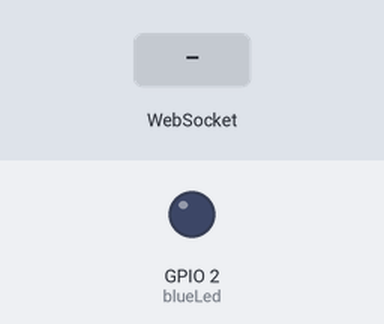
This program was run on a simulated ESP32. On the bench: output pins drawn as LEDs (lit = HIGH). Dashed ring = blinking. Inputs (shaded band) come from the test bench. WiFi joins after 1.5 s; servers stay silent unless stated; what the program prints to the serial monitor is not drawn.

Above: at 2.7 s.
2.8 s: WebSocket text "POS:" received
At 3.6 s:
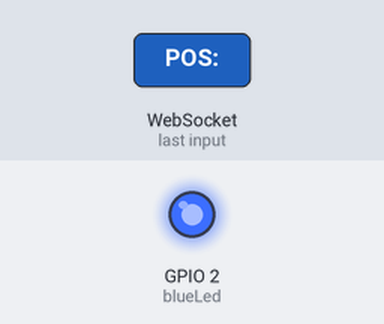
5.8 s: WebSocket text "H" received
At 5.91 s:
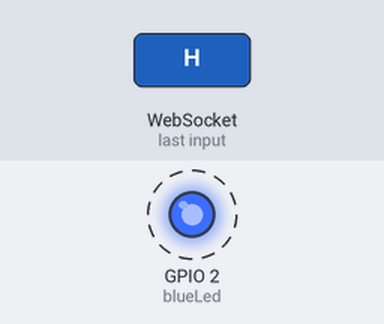
8.8 s: WebSocket text "DONE" received
At 16.3 s:
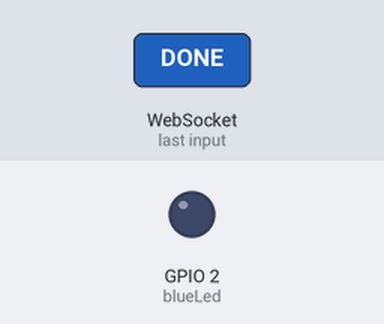
Timing chart, 0 to 17.8 s (numbered marks = the images above; inputs shaded):
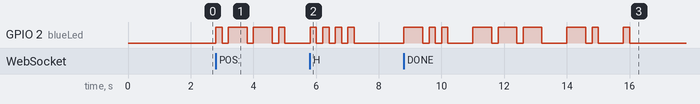

The program:

main.cpp
```cpp
#include <WiFi.h>
#include <ESPAsyncWebServer.h>
#include <AsyncTCP.h>

const char* ssid = "WIFI_NAME";
const char* password = "WIFI_PASSWORD";

const int blueLed = 2;

AsyncWebServer server(80);
AsyncWebSocket ws("/ws");

// ===== MORSE =====
String morseCode(char c) {
  switch (toupper(c)) {
    case 'A': return ".-"; case 'B': return "-...";
    case 'C': return "-.-."; case 'D': return "-..";
    case 'E': return "."; case 'F': return "..-.";
    case 'G': return "--."; case 'H': return "....";
    case 'I': return ".."; case 'J': return ".---";
    case 'K': return "-.-"; case 'L': return ".-..";
    case 'M': return "--"; case 'N': return "-.";
    case 'O': return "---"; case 'P': return ".--.";
    case 'Q': return "--.-"; case 'R': return ".-.";
    case 'S': return "..."; case 'T': return "-";
    case 'U': return "..-"; case 'V': return "...-";
    case 'W': return ".--"; case 'X': return "-..-";
    case 'Y': return "-.--"; case 'Z': return "--..";
    case '0': return "-----"; case '1': return ".----";
    case '2': return "..---"; case '3': return "...--";
    case '4': return "....-"; case '5': return ".....";
    case '6': return "-...."; case '7': return "--...";
    case '8': return "---.."; case '9': return "----.";
    case ' ': return " ";
    default: return "";
  }
}

// ===== CONTROL =====
String currentMessage = "";
bool newMessage = false;
int dotTime = 200;

// ===== TASK MORSE =====
void morseTask(void *parameter) {
  while (true) {

    if (newMessage) {
      newMessage = false;

      for (int i = 0; i < currentMessage.length(); i++) {

        if (newMessage) break;

        char c = currentMessage[i];

        // trimite progres la browser
        ws.textAll("POS:" + String(i));

        String code = morseCode(c);

        for (int j = 0; j < code.length(); j++) {

          if (newMessage) break;

          if (code[j] == '.') {
            digitalWrite(blueLed, HIGH);
            vTaskDelay(dotTime / portTICK_PERIOD_MS);
            digitalWrite(blueLed, LOW);
          }
          else if (code[j] == '-') {
            digitalWrite(blueLed, HIGH);
            vTaskDelay((dotTime * 3) / portTICK_PERIOD_MS);
            digitalWrite(blueLed, LOW);
          }

          vTaskDelay(dotTime / portTICK_PERIOD_MS);
        }

        vTaskDelay((dotTime * 3) / portTICK_PERIOD_MS);
      }

      ws.textAll("DONE");
    }

    vTaskDelay(10 / portTICK_PERIOD_MS);
  }
}

// ===== WEBSOCKET =====
void onWsEvent(AsyncWebSocket *server, AsyncWebSocketClient *client,
               AwsEventType type, void *arg, uint8_t *data, size_t len) {

  if (type == WS_EVT_DATA) {

    String msg = "";
    for (size_t i = 0; i < len; i++) {
      msg += (char)data[i];
    }

    int sep = msg.indexOf('|');

    if (sep > 0) {
      currentMessage = msg.substring(0, sep);
      dotTime = msg.substring(sep + 1).toInt();
    } else {
      currentMessage = msg;
    }

    newMessage = true;
  }
}

// ===== HTML UI =====
const char index_html[] PROGMEM = R"rawliteral(
<!DOCTYPE html>
<html>
<head>
  <title>ESP32 Morse Live</title>
  <style>
    body {
      font-family: Arial;
      text-align: center;
      background: #0f172a;
      color: #fff;
    }

    h2 { color: #38bdf8; }

    input {
      padding: 12px;
      font-size: 16px;
      width: 250px;
      border-radius: 8px;
      border: none;
    }

    button {
      padding: 12px 20px;
      font-size: 16px;
      border-radius: 8px;
      border: none;
      background: #38bdf8;
      color: #000;
      cursor: pointer;
    }

    .msgBox {
      margin-top: 30px;
      font-size: 28px;
      letter-spacing: 5px;
    }

    .char { padding: 2px; }

    .active {
      color: #22c55e;
      border-bottom: 3px solid #22c55e;
    }

    .done {
      color: #64748b;
    }
  </style>
</head>
<body>

<h2>ESP32 Morse 🔵 LIVE</h2>

<input type="text" id="msg" placeholder="Scrie mesaj">
<br><br>

<label>Viteza:</label>
<input type="range" id="speed" min="50" max="500" value="200">
<span id="val">200</span> ms
<br><br>

<button onclick="sendMessage()">Trimite</button>

<div class="msgBox" id="display"></div>

<script>
var ws = new WebSocket('ws://' + location.hostname + '/ws');

let slider = document.getElementById("speed");
let val = document.getElementById("val");
let display = document.getElementById("display");

let currentText = "";

slider.oninput = function() {
  val.innerHTML = this.value;
}

function sendMessage() {
  let msg = document.getElementById("msg").value;
  let speed = slider.value;

  currentText = msg;
  renderText(-1);

  ws.send(msg + "|" + speed);
}

function renderText(activeIndex) {
  display.innerHTML = "";

  for (let i = 0; i < currentText.length; i++) {
    let span = document.createElement("span");
    span.classList.add("char");
    span.innerText = currentText[i];

    if (i < activeIndex) {
      span.classList.add("done");
    } else if (i === activeIndex) {
      span.classList.add("active");
    }

    display.appendChild(span);
  }
}

ws.onmessage = function(event) {
  let data = event.data;

  if (data.startsWith("POS:")) {
    let index = parseInt(data.split(":")[1]);
    renderText(index);
  }

  if (data === "DONE") {
    renderText(-1);
  }
};
</script>

</body>
</html>
)rawliteral";

// ===== SETUP =====
void setup() {
  pinMode(blueLed, OUTPUT);
  digitalWrite(blueLed, LOW);

  Serial.begin(115200);

  WiFi.begin(ssid, password);
  Serial.print("Connecting");

  while (WiFi.status() != WL_CONNECTED) {
    delay(500);
    Serial.print(".");
  }

  Serial.println();
  Serial.print("IP: ");
  Serial.println(WiFi.localIP());

  ws.onEvent(onWsEvent);
  server.addHandler(&ws);

  server.on("/", HTTP_GET, [](AsyncWebServerRequest *request){
    request->send_P(200, "text/html", index_html);
  });

  server.begin();

  xTaskCreate(
    morseTask,
    "Morse Task",
    4096,
    NULL,
    1,
    NULL
  );
}

void loop() {
}
```

Measured:
- after the input at 2.8 s, GPIO 2 (blueLed): LOW → HIGH at once, then repeats every 0.80 s: LOW 0.20 s, HIGH 0.60 s
- after the input at 5.8 s, GPIO 2 (blueLed): alternates HIGH for 0.20 s and LOW for 0.20 s, 7 changes in all, then stays LOW, starting after 0.21 s
- after the input at 8.8 s, GPIO 2 (blueLed): LOW → HIGH at once, → LOW 0.60 s later, → HIGH 0.20 s later, → LOW 0.20 s later, … (18 changes in this stretch)
